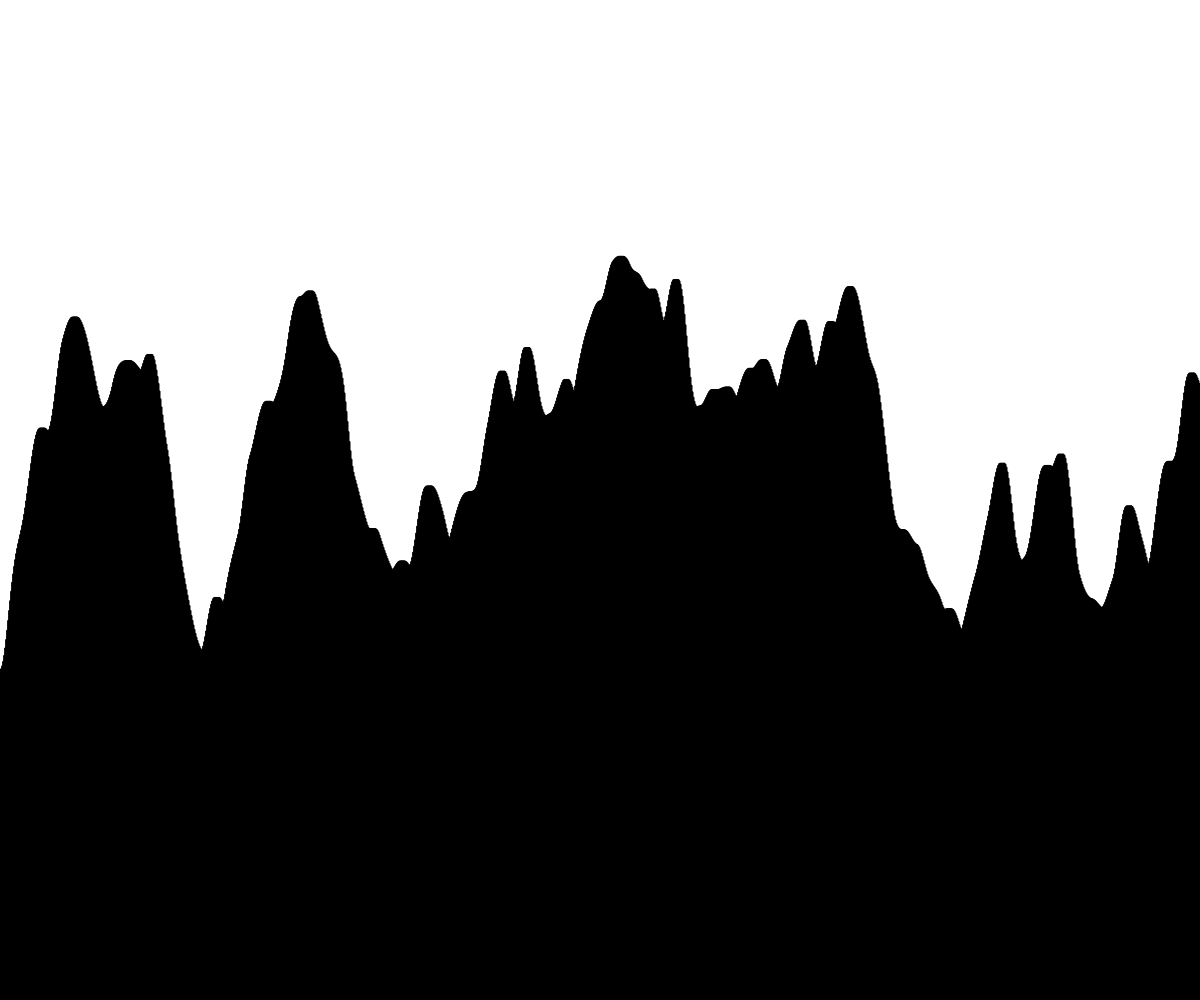
Frame 1 (no input)
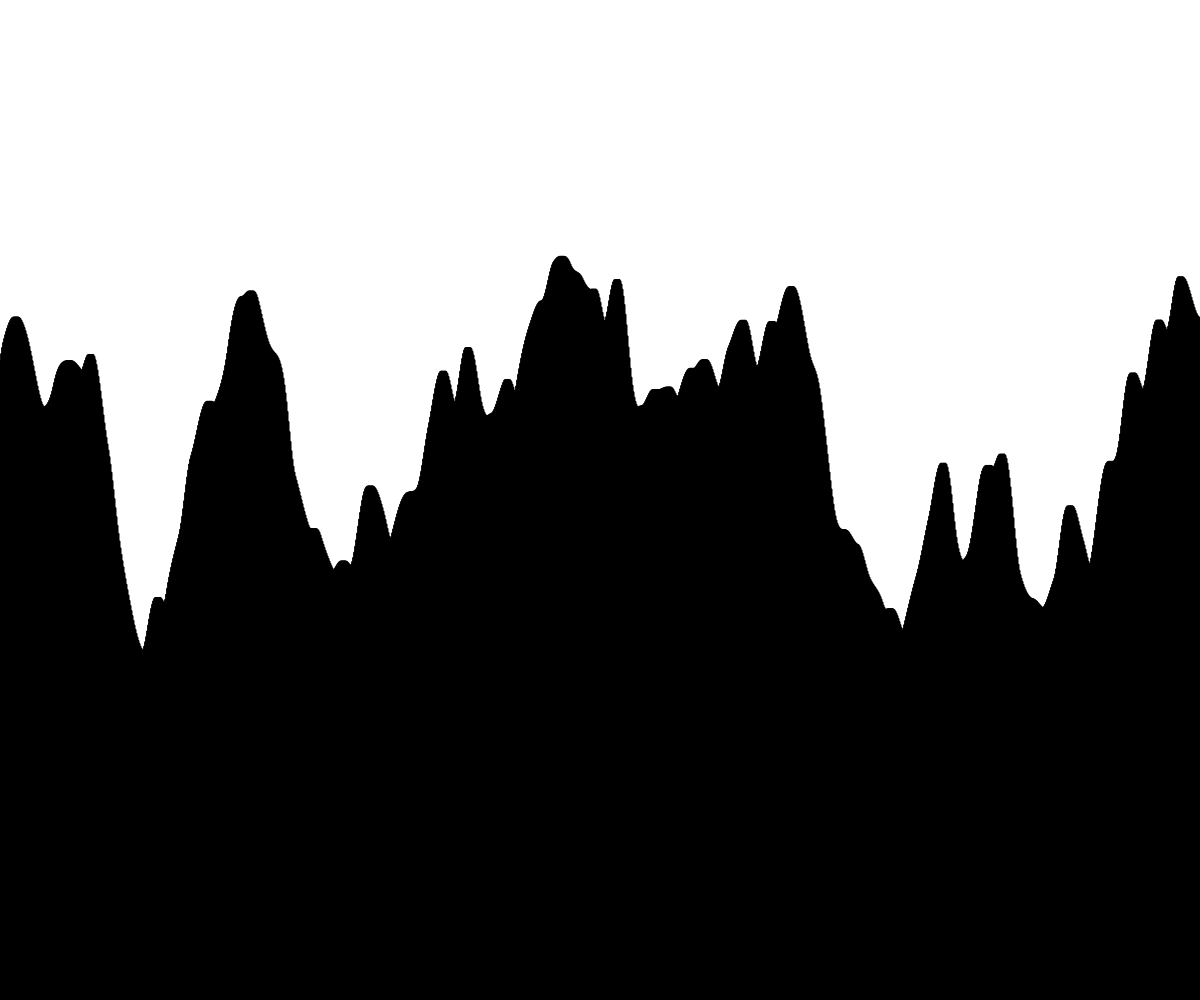
Frame 60 (no input)
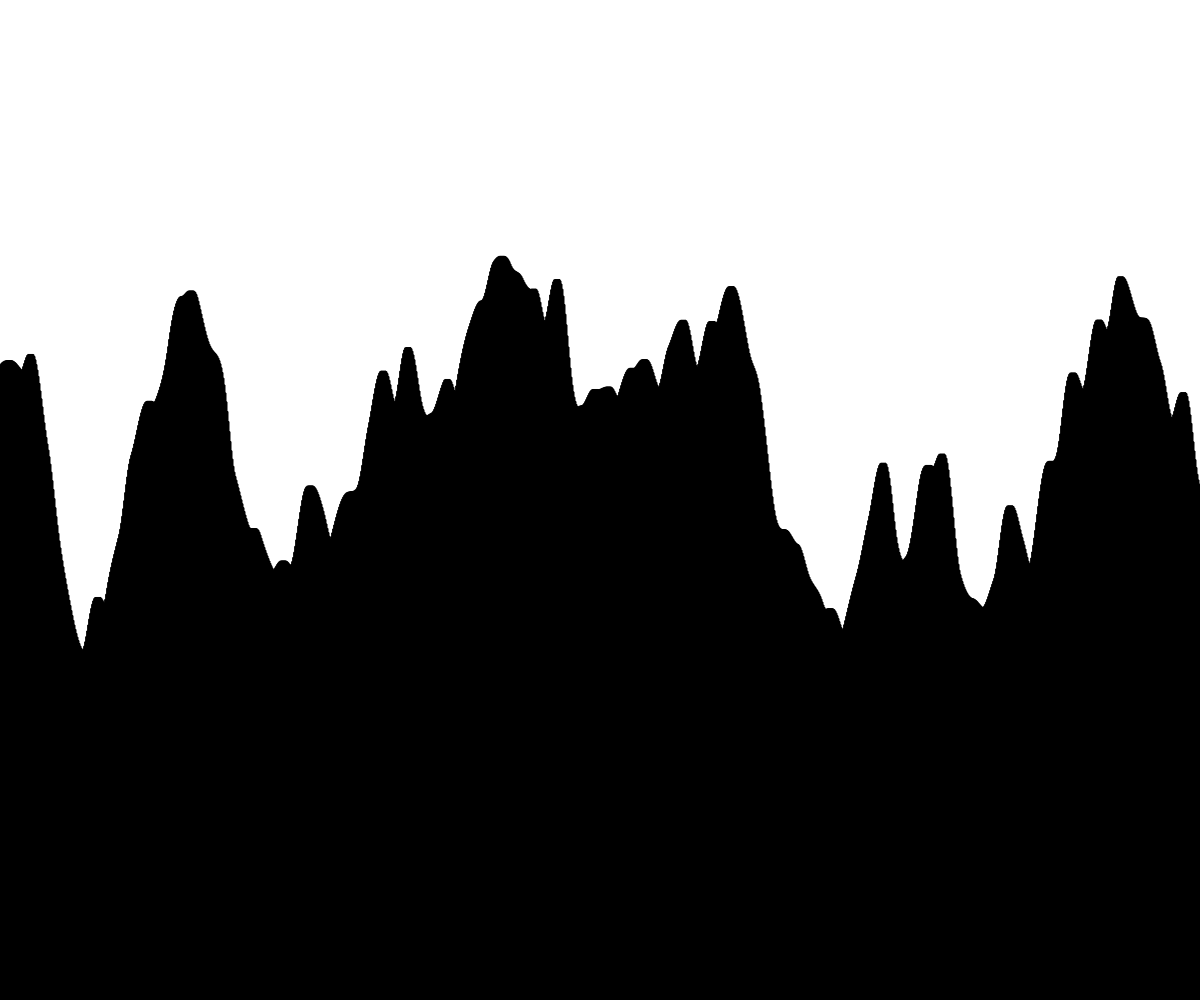
Frame 120 (the mouse pressed at the canvas centre since frame 60)

The p5.js sketch that drew these frames (run headless with seeded random() and noise() and a simulated clock; from frame 60 on, the mouse is pressed at the canvas centre):

// p5.js sketch
// ── sketch.js
//Terrain Generator
//
//Generates random terrain using perlin noise;

let inc = 0.01;
let start = 0;
let rectWidth = 5;


function setup() {
  createCanvas(windowWidth, windowHeight);
  //noLoop();
}

function draw() {
  background(255);
  fill(0);
  generateTerrain();
}

function generateTerrain() {
  let xOff = start;
  for (let x = 0; x < width; x++) {
    let y = noise(xOff) * height;
    rect(x, y, rectWidth, height - y);
    xOff += inc;
  }
  start += inc;
}

function keyPressed() {
  background(255);
  generateTerrain();
}

function drawFlag(x, y) {
  let rectX = 20;
  let rectY = 20;
  fill(0);
  rect(rectX, rectY, 1, 20);
  triangle(rectX + 1, rectY + 1, rectX, rectY - 5, rectX + 12, rectY - 5 / 2);
}
